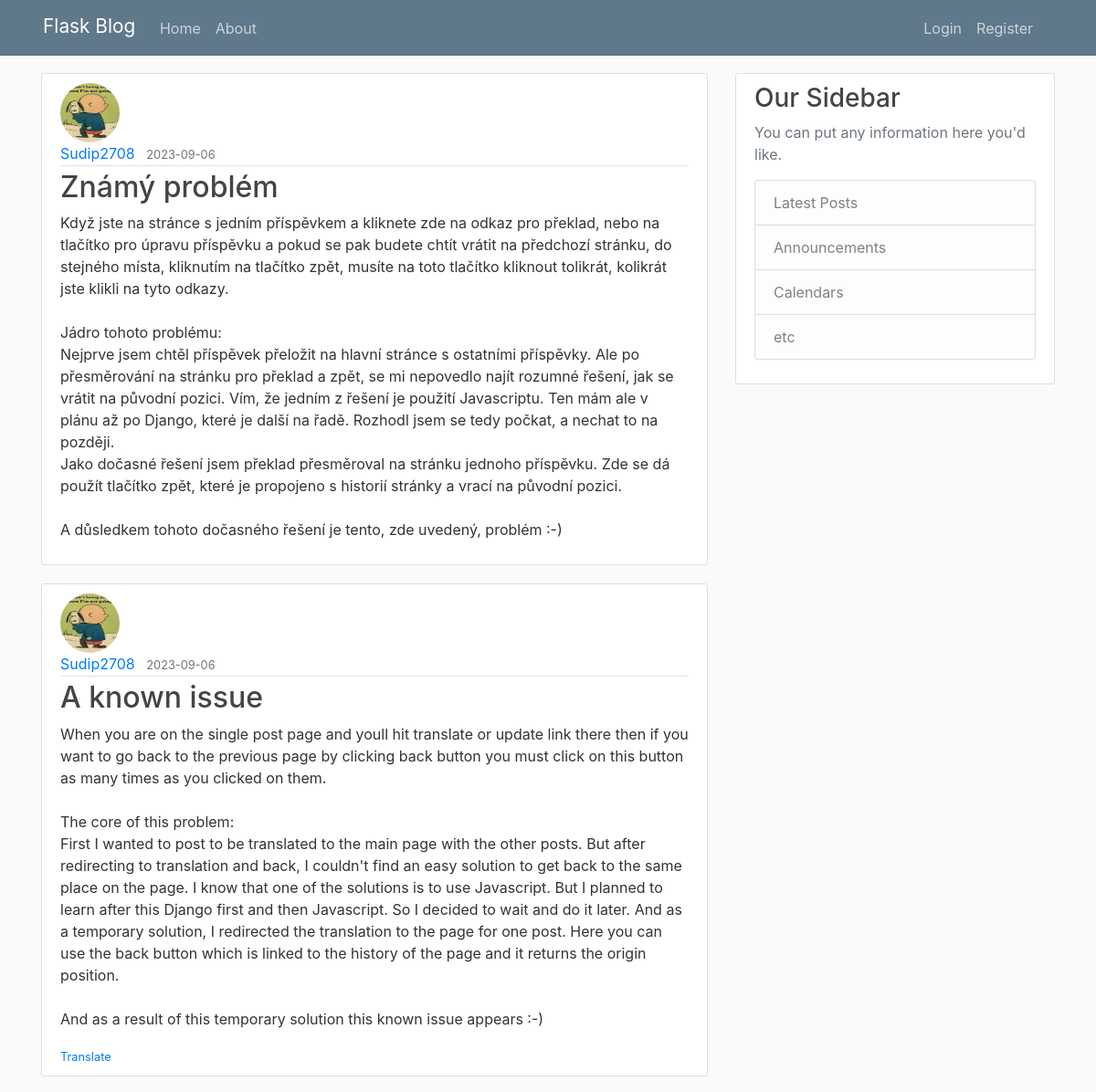
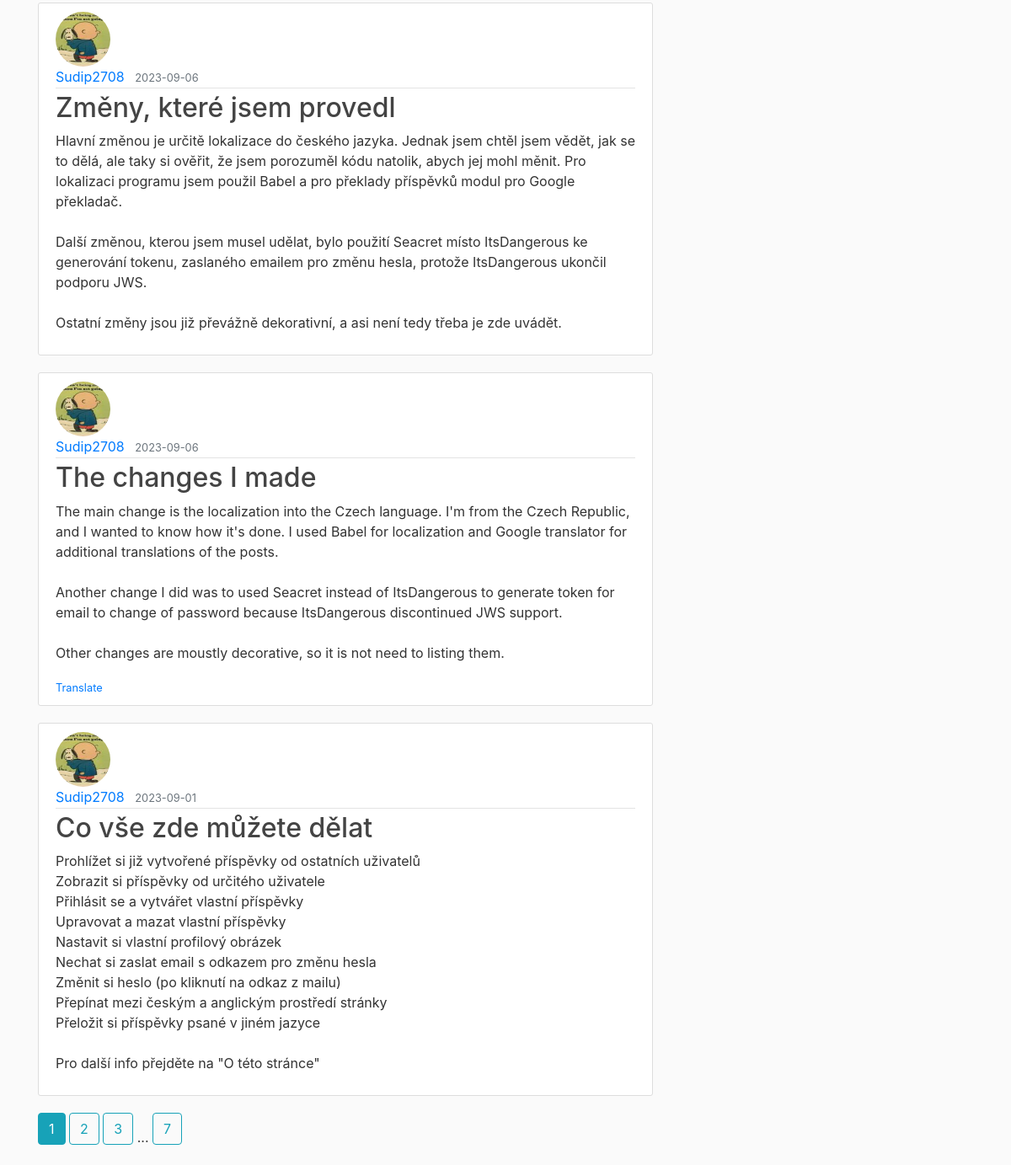
The page /home on the database its author committed (2 pictures, top to bottom).
### flaskblog/models.py (models this page shows, shortened)
class Post(db.Model):
    id = db.Column(db.Integer, primary_key=True)
    title = db.Column(db.String(100), nullable=False)
    date_posted = db.Column(db.DateTime, nullable=False, default=datetime.utcnow)
    content = db.Column(db.Text, nullable=False)
    user_id = db.Column(db.Integer, db.ForeignKey('user.id'), nullable=False)
    lang = db.Column(db.Text, nullable=False)

class User(db.Model, UserMixin):
    id = db.Column(db.Integer, primary_key=True)
    username = db.Column(db.String(20), unique=True, nullable=False)
    email = db.Column(db.String(120), unique=True, nullable=False)
    image_file = db.Column(db.String(20), nullable=False, default='default.jpg')
    password = db.Column(db.String(60), nullable=False)
    posts = db.relationship('Post', backref='author', lazy=True)

### flaskblog/main/routes.py (the view)
@main.route("/")
@main.route("/home")
def home():
    page = request.args.get('page', 1, type=int)
    posts = Post.query.order_by(Post.date_posted.desc()).paginate(page=page, per_page=5)
    translate = fl.post_to_translate[:]
    fl.post_to_translate = [None]
    return render_template('home.html', posts=posts, lflag=fl.current_lang, translate=translate)

### flaskblog/locale.py (called while the page is built)
def get_locale():
    return current_lang

### flaskblog/templates/home.html
{% extends "layout.html" %}
{% block content %}
    {% for post in posts.items %}
        <article class="media content-section">
            <div class="media-body">
                <img class="rounded-circle article-img" src="{{ url_for('static', filename='profile_pics/' + post.author.image_file) }}">
                <div class="article-metadata">
                    <a id={{ post.id }} class="mr-2" href="{{ url_for('users.user_posts', username=post.author.username) }}">{{ post.author.username }}</a>
                    <small class="text-muted">{{ post.date_posted.strftime("%Y-%m-%d") }}</small>
                </div>
                {% if translate[0] == post.id %}
                    <h2><a class="article-title" href="{{ url_for('posts.post', post_id=post.id) }}">{{ translate[1] }}</a></h2>
                    <p class="article-content">{{ translate[2] }}</p>
                {% else %}
                    <h2><a class="article-title" href="{{ url_for('posts.post', post_id=post.id) }}">{{ post.title }}</a></h2>
                    <p class="article-content">{{ post.content }}</p>
                {% endif %}
                {% if post.lang != lflag %}
                    <small class="text-muted">
                        <a href="{{ url_for('main.translate', post_id=post.id) }}">{{ _("Translate") }}</a>
                    </small>
                {% endif %}
            </div>
        </article>
    {% endfor %}
    {% for page_num in posts.iter_pages(left_edge=1, right_edge=1, left_current=1, right_current=2) %}
        {% if page_num %}
            {% if posts.page == page_num %}
                <a class="btn btn-info mb-4" href="{{ url_for('main.home', page=page_num) }}">{{ page_num }}</a>
            {% else %}
                <a class="btn btn-outline-info mb-4" href="{{ url_for('main.home', page=page_num) }}">{{ page_num }}</a>
            {% endif %}
        {% else %}
            ...
        {% endif %}
    {% endfor %}
{% endblock content %}

### flaskblog/templates/layout.html (shortened to what this page needs)
<!DOCTYPE html>
<html>
<head>
    <link rel="stylesheet" href="https://maxcdn.bootstrapcdn.com/bootstrap/4.0.0/css/bootstrap.min.css">
    <link rel="stylesheet" type="text/css" href="{{ url_for('static', filename='main.css') }}">
    <link rel="stylesheet" href="https://cdn.jsdelivr.net/gh/lipis/flag-icons@6.11.0/css/flag-icons.min.css">
</head>
<body>
    <header class="site-header">
        <nav class="navbar navbar-expand-md navbar-dark bg-steel fixed-top">
            <div class="container">
                <a class="navbar-brand fs" href="/">{{ _("Flask Blog") }}</a>
                <div class="collapse navbar-collapse" id="navbarToggle">
                    <div class="navbar-nav mr-auto">
                        <a class="nav-item nav-link" href="{{ url_for('main.home') }}">{{ _("Home") }}</a>
                        <a class="nav-item nav-link" href="{{ url_for('main.about') }}">{{ _("About") }}</a>
                    </div>
                    <div class="navbar-nav">
                        {% if current_user.is_authenticated %}
                            <a class="nav-item nav-link" href="{{ url_for('posts.new_post') }}">{{ _("New Post") }}</a>
                            <a class="nav-item nav-link" href="{{ url_for('users.account') }}">{{ _("Account") }}</a>
                            <a class="nav-item nav-link" href="{{ url_for('users.logout') }}">{{ _("Logout") }}</a>
                        {% else %}
                            <a class="nav-item nav-link" href="{{ url_for('users.login') }}">{{ _("Login") }}</a>
                            <a class="nav-item nav-link" href="{{ url_for('users.register') }}">{{ _("Register") }}</a>
                        {% endif %}
                    </div>
                    <div class="d-none d-lg-block">
                    </div>
                </div>
            </div>
        </nav>
    </header>
    <main role="main" class="container">
        <div class="row">
            <div class="col-md-8">
                {% block content %}{% endblock %}
            </div>
            {% include "side_panel.html" %}
        </div>
    </main>
</body>
</html>

### flaskblog/templates/side_panel.html
<div class="col-md-4">
    <div class="content-section">
        {% if links %}
            <div class="article-metadata mb-3">
                <h3 class="mt-2 mb-3">{{ _("Links") }}</h3>
                <p class="text-muted">{{ _("Here are some links you might find useful") }}</p>
            </div>
            <div class="article-metadata mb-3">
                {% if lflag == "en" %}
                    <p><a href={{ url_for('posts.post', post_id='28') }} >{{ _("What you can do here?") }}</a></p>
                    <p><a href={{ url_for('posts.post', post_id='30') }} >{{ _("The changes I made") }}</a></p>
                    <p><a href={{ url_for('posts.post', post_id='32') }} >{{ _("A known issue") }}</a></p>
                {% else %}
                    <p><a href={{ url_for('posts.post', post_id='29') }} >{{ _("What you can do here?") }}</a></p>
                    <p><a href={{ url_for('posts.post', post_id='31') }} >{{ _("The changes I made") }}</a></p>
                    <p><a href={{ url_for('posts.post', post_id='31') }} >{{ _("A known issue") }}</a></p>
                {% endif %}
            </div>
            {% for name, url, trgt, description in links %}
                <p><a href={{ url }} target={{ trgt }}>{{ name }}</a><br><small class="text-muted">{{ description }}</small></p>
            {% endfor %}
        {% else %}
            {% if current_user.is_authenticated %}
                <div class="article-metadata mb-3">
                    <div class="row">
                        <img class="account-img rounded ml-3 mb-3 mt-2" src="{{ url_for('static', filename='profile_pics/' + current_user.image_file) }}">
                        <a class="align-self-end sp-name ml-3 mb-3" href="{{ url_for('users.user_posts', username=current_user.username) }}">{{ current_user.username }}</a>
                    </div>
                </div>
                {% include "side_panel_old.html" %}
            {% else %}
                {% include "side_panel_old.html" %}
            {% endif %}
        {% endif %}
    </div>
</div>

### flaskblog/templates/side_panel_old.html
<h3>{{ _("Our Sidebar") }}</h3>
<p class="text-muted">{{ _("You can put any information here you'd like.") }}
    <ul class="list-group">
        <li class="list-group-item list-group-item-light">{{ _("Latest Posts") }}</li>
        <li class="list-group-item list-group-item-light">{{ _("Announcements") }}</li>
        <li class="list-group-item list-group-item-light">{{ _("Calendars") }}</li>
        <li class="list-group-item list-group-item-light">{{ _("etc") }}</li>
    </ul>
</p>

### flaskblog/static/main.css (style rules this page uses)
.fs { font-size: 1.3em; margin: 0em 0.9em 0.2em 0.1em; }
body { background: #fafafa; color: #333333; margin-top: 5rem; }
h1, h2, h3, h4, h5, h6 { color: #444444; }
.bg-steel { background-color: #5f788a; }
.site-header .navbar-nav .nav-link { color: #cbd5db; }
.content-section { background: #ffffff; padding: 10px 20px; border: 1px solid #dddddd; border-radius: 3px; margin-bottom: 20px; }
.article-title { color: #444444; }
.article-content { white-space: pre-line; }
.article-img { height: 65px; width: 65px; margin-right: 16px; }
.article-metadata { padding-bottom: 1px; margin-bottom: 4px; border-bottom: 1px solid #e3e3e3 }

### rows shown on the page
Post: image_file (picture), author.username "Sudip2708", date_posted "2023-09-06", title "Známý problém", content "Když jste na stránce s jedním příspěvkem a kliknete zde na odkaz pro překlad, nebo na tlačítko pro úpravu příspěvku a pokud se pak budete chtít vrátit na předchozí stránku, do stejného místa, kliknutím na tlačítko zpět, musíte na toto tlačítko kliknout tolikrát, kolikrát jste klikli na tyto odkazy. Jádro tohoto problému: Nejprve jsem chtěl příspěvek přeložit na hlavní stránce s ostatními příspěvky. Ale po přesměrování na stránku pro překlad a zpět, se mi nepovedlo najít rozumné řešení, jak se vrátit na původní pozici. Vím, že jedním z řešení je použití Javascriptu. Ten mám ale v plánu až po Django, které je další na řadě. Rozhodl jsem se tedy počkat, a nechat to na později. Jako dočasné…"
Post: image_file (picture), author.username "Sudip2708", date_posted "2023-09-06", title "A known issue", content "When you are on the single post page and youll hit translate or update link there then if you want to go back to the previous page by clicking back button you must click on this button as many times as you clicked on them. The core of this problem: First I wanted to post to be translated to the main page with the other posts. But after redirecting to translation and back, I couldn't find an easy solution to get back to the same place on the page. I know that one of the solutions is to use Javascript. But I planned to learn after this Django first and then Javascript. So I decided to wait and do it later. And as a temporary solution, I redirected the translation to the page for one post.…"
Post: image_file (picture), author.username "Sudip2708", date_posted "2023-09-06", title "Změny, které jsem provedl", content "Hlavní změnou je určitě lokalizace do českého jazyka. Jednak jsem chtěl jsem vědět, jak se to dělá, ale taky si ověřit, že jsem porozuměl kódu natolik, abych jej mohl měnit. Pro lokalizaci programu jsem použil Babel a pro překlady příspěvků modul pro Google překladač. Další změnou, kterou jsem musel udělat, bylo použití Seacret místo ItsDangerous ke generování tokenu, zaslaného emailem pro změnu hesla, protože ItsDangerous ukončil podporu JWS. Ostatní změny jsou již převážně dekorativní, a asi není tedy třeba je zde uvádět."
Post: image_file (picture), author.username "Sudip2708", date_posted "2023-09-06", title "The changes I made", content "The main change is the localization into the Czech language. I'm from the Czech Republic, and I wanted to know how it's done. I used Babel for localization and Google translator for additional translations of the posts. Another change I did was to used Seacret instead of ItsDangerous to generate token for email to change of password because ItsDangerous discontinued JWS support. Other changes are moustly decorative, so it is not need to listing them."
Post: image_file (picture), author.username "Sudip2708", date_posted "2023-09-01", title "Co vše zde můžete dělat", content "Prohlížet si již vytvořené příspěvky od ostatních uživatelů Zobrazit si příspěvky od určitého uživatele Přihlásit se a vytvářet vlastní příspěvky Upravovat a mazat vlastní příspěvky Nastavit si vlastní profilový obrázek Nechat si zaslat email s odkazem pro změnu hesla Změnit si heslo (po kliknutí na odkaz z mailu) Přepínat mezi českým a anglickým prostředí stránky Přeložit si příspěvky psané v jiném jazyce Pro další info přejděte na \"O této stránce\""

### other values the page prints
{{ page_num }} "1"
{{ page_num }} "2" "3" "7"
